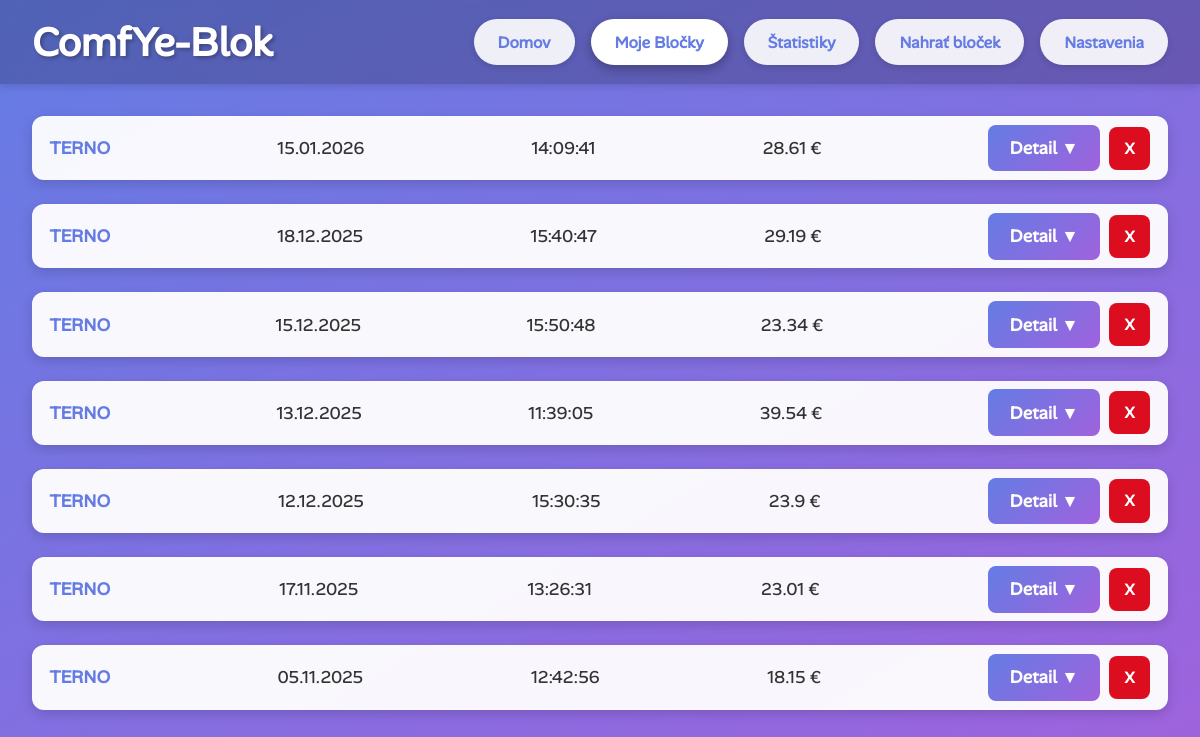
The app's page /moje_blocky with its own data.
### tables this page shows
CREATE TABLE receipts(
        id INTEGER PRIMARY KEY AUTOINCREMENT,
        shop_name TEXT NOT NULL,
        date TEXT NOT NULL,
        time TEXT NOT NULL,
        datetime_iso TEXT NOT NULL,
        prize REAL NOT NULL,
        UNIQUE(shop_name,date,time,prize)
        );

### app.py (the view)
@app.route('/moje_blocky')
def moje_blocky():
    receipts = helper.get_all_receipts()
    return render_template('receipts.html', receipts = receipts)

### helper.py (called while the page is built)
def get_all_receipts():
    con = sqlite3.connect(database)
    con.row_factory = sqlite3.Row
    cur = con.cursor()
    cur.execute("""SELECT * FROM receipts
    ORDER BY datetime_iso DESC""")
    receipts = cur.fetchall()
    con.close()
    return receipts

### templates/receipts.html (shortened to what this page needs)
{% extends "base.html" %}
{% block css_addon %}
 <link rel="stylesheet" href="{{ url_for('static', filename='css/receipts.css') }}"></link>
{% endblock %}
{% block content %}
<div class="blocky_container">
    {% if receipts %}
        {% for receipt in receipts %}
            <ul>
                <li class="receipt_shop"> {{ receipt.shop_name }} </li>
                <li class="receipt_date"> {{ receipt.date }} </li>
                <li class="receipt_time"> {{ receipt.time }} </li>
                <li class="receipt_price"> {{ receipt.prize }} € </li>
                    <li class="receipt_card_buttons">
                    <button class="btn_receipt_detail"
                    data-id=" {{ receipt.id }}"
                    onclick="showDetails(this.dataset.id)">
                    Detail ▼
                    </button>
                    <button class="btn_receipt_delete"
                    data-id=" {{ receipt.id }}"
                    onclick="deleteReceipt(this.dataset.id)">
                    X
                    </button>
                </li>
            </ul>
        {% endfor %}
    {% else %}
        <div class="default_message">
            <p>Zatiaľ nemáte žiadne bločky</p>
        </div>
    {% endif %}
</div>
{% endblock %}

### templates/base.html (shortened to what this page needs)
<!DOCTYPE html>
<html lang="sk">
<head>
    <link rel="stylesheet" href="../static/css/base.css">
    {% block css_addon %}{% endblock %}
</head>
<body>
    <nav class="header_container">
        <h1 class="main_title">ComfYe-Blok</h1>
        <ul class="nav_container">
            <li><a href="/" {% if request.path == '/' %} class="active" {% endif %}>Domov</a></li>
            <li><a href="/moje_blocky" {% if request.path == '/moje_blocky' %} class="active" {% endif %}>Moje Bločky</a></li>
            <li><a href="/stats" {% if request.path == '/stats' %} class="active" {% endif %}>Štatistiky</a></li>
            <li><a href="/upload" {% if request.path == '/upload' %} class="active" {% endif %}>Nahrať bloček</a></li>
            <li><a href="/settings" {% if request.path == '/settings' %} class="active" {% endif %}>Nastavenia</a></li>
        </ul>
    </nav>
    <main>
        {% block content %}{% endblock %}
    </main>
</body>
</html>

### static/css/base.css (style rules this page uses)
* { margin: 0; padding: 0; box-sizing: border-box; }
html, body { height: 100%; }
body { font-family: "AlanSans", sans-serif; background: linear-gradient(150deg, rgb(100, 124, 228) 0%, rgb(160, 98, 221) 100%); min-height: 100vh; }
.header_container { display: flex; flex-direction: row; align-items: center; justify-content: space-between; width: 100%; background-color: rgba(0, 0, 0, 0.2); backdrop-filter: blur(10px); padding: 1em 2em; box-shadow: 0 4px 6px rgba(0, 0, 0, 0.1); }
.main_title { color: white; font-size: 2.5em; margin: 0; font-weight: bold; text-shadow: 2px 2px 4px rgba(0, 0, 0, 0.3); }
.nav_container { display: flex; flex-direction: row; gap: 1em; list-style: none; }
.nav_container li a { display: inline-block; background-color: rgba(255, 255, 255, 0.9); color: rgb(100, 124, 228); padding: 0.8em 1.5em; border-radius: 50px; text-decoration: none; font-weight: 600; transition: all 0.3s ease; box-shadow: 0 2px 8px rgba(0, 0, 0, 0.15); }
.nav_container li a.active { background-color: white; box-shadow: 0 4px 12px rgba(0, 0, 0, 0.3); }

### static/css/receipts.css (style rules this page uses)
.blocky_container { display: flex; flex-direction: column; gap: 1.5em; max-width: 1200px; margin: 2em auto; padding: 0 2em; }
.blocky_container ul { display: flex; flex-direction: row; align-items: center; justify-content: space-between; gap: 1em; list-style: none; background-color: rgba(255, 255, 255, 0.95); border-radius: 12px; box-shadow: 0 4px 12px rgba(0, 0, 0, 0.15); transition: all 0.3s ease; }
.blocky_container li { padding: 0.5em 1em; font-size: 1.1em; color: #333; }
.blocky_container li:first-child { font-weight: bold; color: rgb(100, 124, 228); }
.blocky_container li:last-child { font-weight: bold; color: rgb(160, 98, 221); border-radius: 8px; padding: 0.5em 1em; }
.receipt_card_buttons { display: flex; gap: 0.5em; align-items: center; }
.btn_receipt_detail, .btn_receipt_delete { padding: 0.7em 1.2em; border: none; border-radius: 8px; font-family: "AlanSans", sans-serif; font-size: 1em; font-weight: 600; cursor: pointer; transition: all 0.3s ease; }
.btn_receipt_detail { background: linear-gradient(135deg, rgb(100, 124, 228), rgb(160, 98, 221)); color: white; }
.btn_receipt_delete { background-color: #dc0d1e; color: white; font-size: 0.9em; font-weight: bold; padding: 0.7em 1em; }

### records on screen
receipts: shop_name "TERNO", date "15.01.2026", time "14:09:41", prize "28.61"
receipts: shop_name "TERNO", date "18.12.2025", time "15:40:47", prize "29.19"
receipts: shop_name "TERNO", date "15.12.2025", time "15:50:48", prize "23.34"
receipts: shop_name "TERNO", date "13.12.2025", time "11:39:05", prize "39.54"
receipts: shop_name "TERNO", date "12.12.2025", time "15:30:35", prize "23.9"
receipts: shop_name "TERNO", date "17.11.2025", time "13:26:31", prize "23.01"
receipts: shop_name "TERNO", date "05.11.2025", time "12:42:56", prize "18.15"
